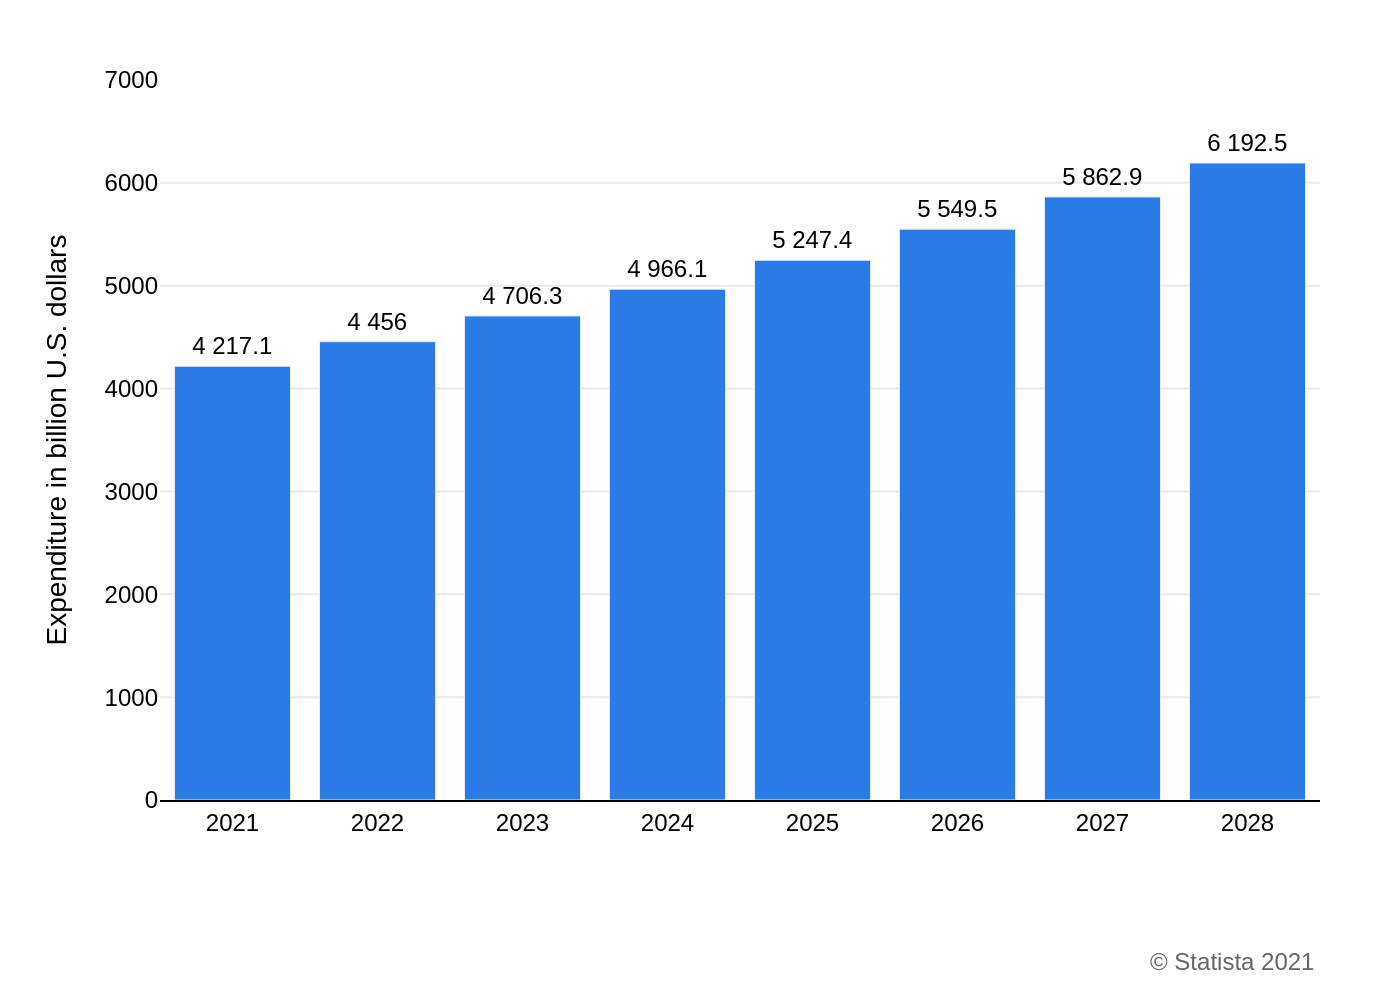

The Python source for this figure:
import sys
import json
import plotly.graph_objects as go
from pathlib import Path

# --- Argument Handling ---
if len(sys.argv) != 2:
    print("Usage: python generate_chart.py <json_file_path>")
    sys.exit(1)

json_file_path = Path(sys.argv[1])
if not json_file_path.is_file():
    print(f"Error: JSON file not found at '{json_file_path}'")
    sys.exit(1)

# --- Data Loading ---
with open(json_file_path, 'r', encoding='utf-8') as f:
    chart_config = json.load(f)

chart_data = chart_config['chart_data']
texts = chart_config['texts']
colors = chart_config['colors']

# --- Data Processing ---
x_values = [d['x'] for d in chart_data]
y_values = [d['y'] for d in chart_data]

# Format text labels to match the original chart (space as thousands separator)
bar_texts = []
for val in y_values:
    if val == int(val):
        bar_texts.append(f"{int(val):,}".replace(",", " "))
    else:
        bar_texts.append(f"{val:,.1f}".replace(",", " "))

# --- Chart Creation ---
fig = go.Figure()

# --- Add Trace ---
fig.add_trace(go.Bar(
    x=x_values,
    y=y_values,
    text=bar_texts,
    textposition='outside',
    marker_color=colors[0],
    cliponaxis=False,
    textfont=dict(
        family="Arial",
        size=12,
        color='black'
    )
))

# --- Layout Configuration ---
fig.update_layout(
    plot_bgcolor='white',
    showlegend=False,
    font=dict(
        family="Arial",
        size=12,
        color='black'
    ),
    margin=dict(l=80, r=40, t=40, b=100),
    xaxis=dict(
        title_text=texts['x_axis_title'],
        tickmode='array',
        tickvals=x_values,
        tickformat='%Y',
        showgrid=False,
        showline=True,
        linewidth=1,
        linecolor='black'
    ),
    yaxis=dict(
        title_text=texts['y_axis_title'],
        range=[0, 7000],
        tickvals=[i * 1000 for i in range(8)],
        ticktext=[f"{i * 1000}" for i in range(8)],
        gridcolor='#EAEAEA',
        zeroline=False
    ),
    annotations=[
        dict(
            xref='paper', yref='paper',
            x=1.0, y=-0.2,
            xanchor='right', yanchor='top',
            text=texts['source'],
            showarrow=False,
            font=dict(size=12, color='#666666')
        )
    ]
)

# --- Output ---
output_filename = json_file_path.with_suffix('.png')
fig.write_image(output_filename, scale=2)
print(f"Chart saved to {output_filename}")
